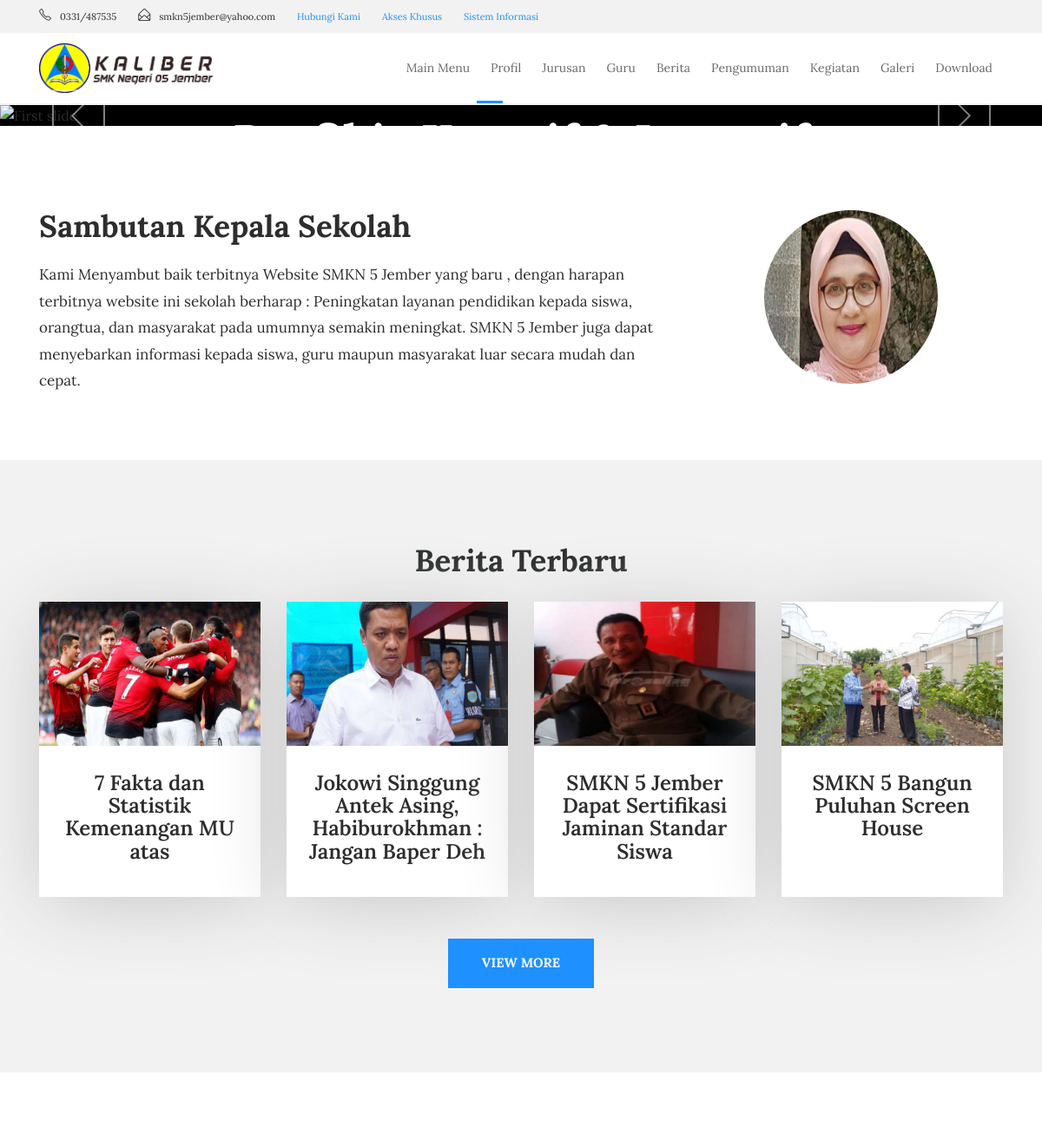
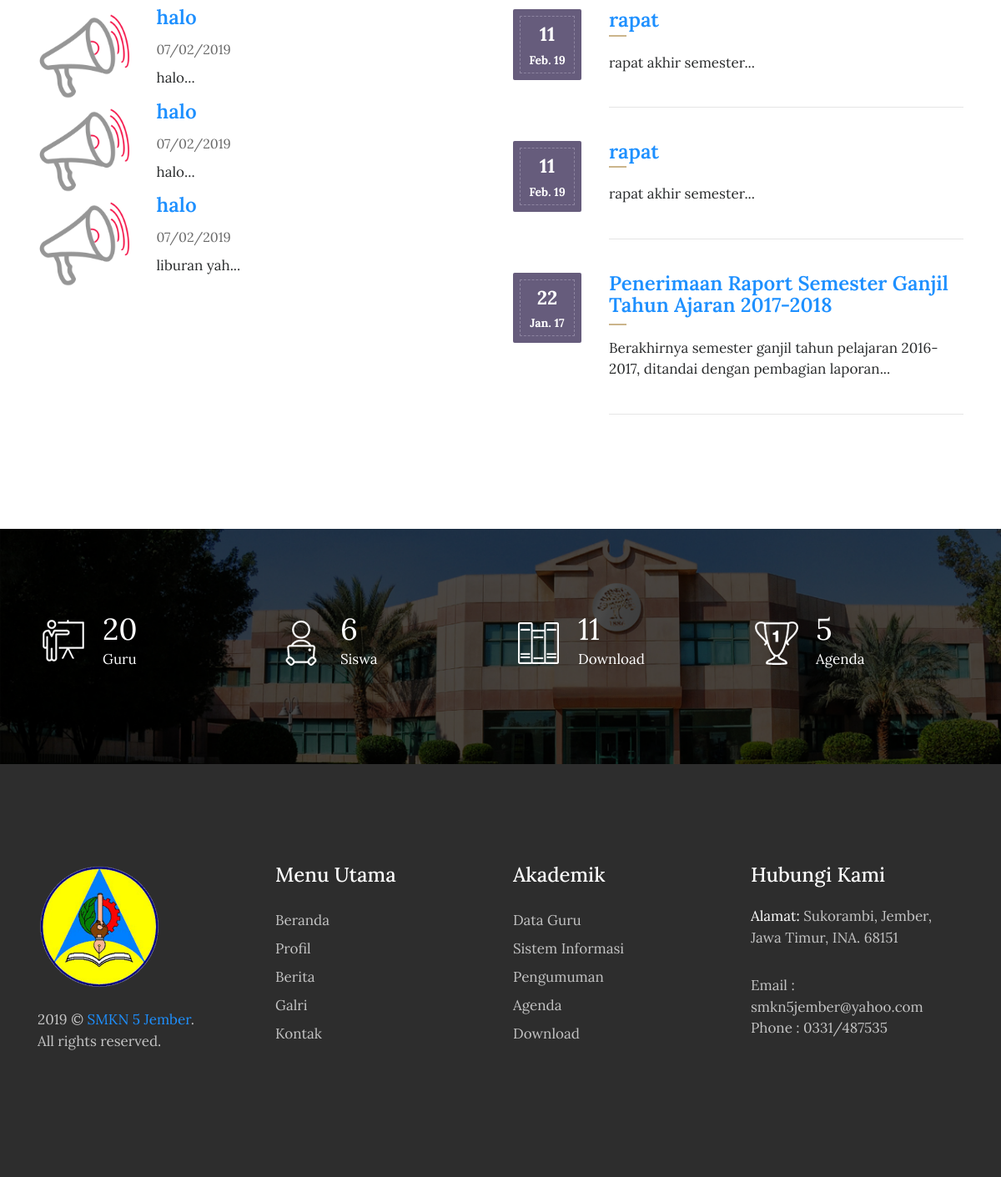
The page / on the database its author committed (2 pictures, top to bottom).
### tables this page shows
CREATE TABLE `tbl_tulisan` (
  `tulisan_id` int(11) NOT NULL,
  `tulisan_judul` varchar(100) DEFAULT NULL,
  `tulisan_isi` text,
  `tulisan_tanggal` timestamp NULL DEFAULT CURRENT_TIMESTAMP,
  `tulisan_kategori_id` int(11) DEFAULT NULL,
  `tulisan_kategori_nama` varchar(30) DEFAULT NULL,
  `tulisan_views` int(11) DEFAULT '0',
  `tulisan_gambar` varchar(40) DEFAULT NULL,
  `tulisan_pengguna_id` int(11) DEFAULT NULL,
  `tulisan_author` varchar(40) DEFAULT NULL,
  `tulisan_img_slider` int(2) NOT NULL DEFAULT '0',
  `tulisan_slug` varchar(200) DEFAULT NULL
);

CREATE TABLE `tbl_pengumuman` (
  `pengumuman_id` int(11) NOT NULL,
  `pengumuman_judul` varchar(150) DEFAULT NULL,
  `pengumuman_deskripsi` text,
  `pengumuman_tanggal` timestamp NULL DEFAULT CURRENT_TIMESTAMP,
  `pengumuman_author` varchar(60) DEFAULT NULL
);

CREATE TABLE `tbl_agenda` (
  `agenda_id` int(11) NOT NULL,
  `agenda_nama` varchar(200) DEFAULT NULL,
  `agenda_tanggal` timestamp NULL DEFAULT CURRENT_TIMESTAMP,
  `agenda_deskripsi` text,
  `agenda_mulai` date DEFAULT NULL,
  `agenda_selesai` date DEFAULT NULL,
  `agenda_tempat` varchar(90) DEFAULT NULL,
  `agenda_waktu` time(6) DEFAULT NULL,
  `agenda_keterangan` varchar(200) DEFAULT NULL,
  `agenda_author` varchar(60) DEFAULT NULL
);

### application/controllers/Home.php (called while the page is built, shortened)
<?php
class Home extends CI_Controller{
	function __construct(){
		$this->load->model('m_tulisan');
		$this->load->model('m_galeri');
		$this->load->model('m_pengumuman');
		$this->load->model('m_agenda');
		$this->load->model('m_files');
		$this->load->model('m_pengunjung');
	}
	function index(){
			$x['berita']=$this->m_tulisan->get_berita_home();
			$x['pengumuman']=$this->m_pengumuman->get_pengumuman_home();
			$x['agenda']=$this->m_agenda->get_agenda_home();
			$x['tot_guru']=$this->db->get('tbl_guru')->num_rows();
			$x['tot_siswa']=$this->db->get('tbl_siswa')->num_rows();
			$x['tot_files']=$this->db->get('tbl_files')->num_rows();
			$x['tot_agenda']=$this->db->get('tbl_agenda')->num_rows();
			$this->load->view('beranda/header',$x);
			$this->load->view('beranda/slider',$x);
			$this->load->view('depan/v_home',$x);
			$this->load->view('beranda/footer',$x);
	}
}

### index.php (called while the page is built, shortened)
<?php
require_once BASEPATH.'core/CodeIgniter.php';

### application/models/M_tulisan.php (called while the page is built, shortened)
<?php
class M_tulisan extends CI_Model{
	function get_berita_home(){
		$hsl=$this->db->query("SELECT tbl_tulisan.*,DATE_FORMAT(tulisan_tanggal,'%d/%m/%Y') AS tanggal FROM tbl_tulisan ORDER BY tulisan_id DESC limit 4");
		return $hsl;
	}
}

### application/models/M_pengumuman.php (called while the page is built, shortened)
<?php
class M_pengumuman extends CI_Model{
	function get_pengumuman_home(){
		$hsl=$this->db->query("SELECT pengumuman_id,pengumuman_judul,pengumuman_deskripsi,DATE_FORMAT(pengumuman_tanggal,'%d/%m/%Y') AS tanggal,pengumuman_author FROM tbl_pengumuman ORDER BY pengumuman_id DESC limit 3");
		return $hsl;
	}
}

### application/models/M_agenda.php (called while the page is built, shortened)
<?php
class M_agenda extends CI_Model{
	function get_agenda_home(){
		$hsl=$this->db->query("SELECT tbl_agenda.*,DATE_FORMAT(agenda_tanggal,'%d/%m/%Y') AS tanggal FROM tbl_agenda ORDER BY agenda_id DESC limit 3");
		return $hsl;
	}
}

### application/views/depan/v_home.php (the view, shortened to what this page needs)
<!DOCTYPE html>
<html lang="en">
<head>
    <link rel="stylesheet" href="<?php echo base_url().'theme/css/bootstrap.min.css'?>">
    <link rel="stylesheet" href="<?php echo base_url().'theme/css/font-awesome.min.css'?>">
    <link rel="stylesheet" href="<?php echo base_url().'theme/css/simple-line-icons.css'?>">
    <link rel="stylesheet" href="<?php echo base_url().'theme/css/slick.css'?>">
    <link rel="stylesheet" href="<?php echo base_url().'theme/css/slick-theme.css'?>">
    <link rel="stylesheet" href="<?php echo base_url().'theme/css/owl.carousel.min.css'?>">
    <link href="<?php echo base_url().'theme/css/style.css'?>" rel="stylesheet">
    <?php
        function limit_words($string, $word_limit){
            $words = explode(" ",$string);
            return implode(" ",array_splice($words,0,$word_limit));
        }
    ?>
</head>
<section class="clearfix about about-style2">
    <div class="container">
        <div class="row">
            <div class="col-md-8">
               <h2>Sambutan Kepala Sekolah</h2>
               <p>Kami Menyambut baik terbitnya Website SMKN 5 Jember yang baru , dengan harapan terbitnya website ini sekolah berharap : Peningkatan layanan pendidikan kepada siswa, orangtua, dan masyarakat pada umumnya semakin meningkat. SMKN 5 Jember juga dapat menyebarkan informasi kepada siswa, guru maupun masyarakat luar secara mudah dan cepat. </p>
            </div>
            <div class="col-md-4">
                <img src="<?php echo base_url().'theme/images/welcome.png'?>" class="img-fluid about-img" alt="#">
            </div>
        </div>
    </div>
</section>
<section class="our_courses">
    <div class="container">
        <div class="row">
            <div class="col-md-12">
                <h2 style="text-align: center;">Berita Terbaru</h2>
            </div>
        </div>
        <div class="row">
          <?php foreach ($berita->result() as $row) :?>
            <div class="col-xs-12 col-sm-6 col-md-6 col-lg-3">
                <div class="courses_box mb-4">
                    <div class="course-img-wrap">
                        <img src="<?php echo base_url().'assets/images/'.$row->tulisan_gambar;?>" class="img-fluid" alt="courses-img">
                    </div>
                    <a href="<?php echo site_url('artikel/'.$row->tulisan_slug);?>" class="course-box-content">
                        <h3 style="text-align:center;"><?php echo $row->tulisan_judul;?></h3>
                    </a>
                </div>
            </div>
          <?php endforeach;?>
        </div> <br>
        <div class="row">
            <div class="col-md-12 text-center">
                <a href="<?php echo site_url('artikel');?>" class="btn btn-default btn-courses">View More</a>
            </div>
        </div>
    </div>
</section>
<section class="event">
    <div class="container">
        <div class="row">
            <div class="col-lg-6">
                <div class="event-img2">
                <?php foreach ($pengumuman->result() as $row) :?>
                <div class="row">
                    <div class="col-sm-3"> <img src="<?php echo base_url().'theme/images/announcement-icon.png'?>" class="img-fluid" alt="event-img"></div>
                    <div class="col-sm-9"> <h3><a href="<?php echo site_url('pengumuman');?>"><?php echo $row->pengumuman_judul;?></a></h3>
                      <span><?php echo $row->tanggal;?></span>
                      <p><?php echo limit_words($row->pengumuman_deskripsi,10).'...';?></p>
                    </div>
                </div>
                <?php endforeach;?>
                </div>
            </div>
            <div class="col-lg-6">
                <div class="row">
                    <div class="col-md-12">
                      <?php foreach ($agenda->result() as $row):?>
                        <div class="event_date">
                            <div class="event-date-wrap">
                                <p><?php echo date("d", strtotime($row->agenda_tanggal));?></p>
                                <span><?php echo date("M. y", strtotime($row->agenda_tanggal));?></span>
                            </div>
                        </div>
                        <div class="date-description">
                            <h3><a href="<?php echo site_url('agenda');?>"><?php echo $row->agenda_nama;?></a></h3>
                            <p><?php echo limit_words($row->agenda_deskripsi,10).'...';?></p>
                            <hr class="event_line">
                        </div>
                        <?php endforeach;?>
                    </div>
                </div>
            </div>
        </div>
    </div>
</section>
<div class="detailed_chart">
    <div class="container">
        <div class="row">
            <div class="col-xs-12 col-sm-6 col-md-3 chart_bottom">
                <div class="chart-img">
                    <img src="<?php echo base_url().'theme/images/chart-icon_1.png'?>" class="img-fluid" alt="chart_icon">
                </div>
                <div class="chart-text">
                    <p><span class="counter"><?php echo $tot_guru;?></span> Guru
                    </p>
                </div>
            </div>
            <div class="col-xs-12 col-sm-6 col-md-3 chart_bottom chart_top">
                <div class="chart-img">
                    <img src="<?php echo base_url().'theme/images/chart-icon_2.png'?>" class="img-fluid" alt="chart_icon">
                </div>
                <div class="chart-text">
                    <p><span class="counter"><?php echo $tot_siswa;?></span> Siswa
                    </p>
                </div>
            </div>
            <div class="col-xs-12 col-sm-6 col-md-3 chart_top">
                <div class="chart-img">
                    <img src="<?php echo base_url().'theme/images/chart-icon_3.png'?>" class="img-fluid" alt="chart_icon">
                </div>
                <div class="chart-text">
                    <p><span class="counter"><?php echo $tot_files;?></span> Download
                    </p>
                </div>
            </div>
            <div class="col-xs-12 col-sm-6 col-md-3">
                <div class="chart-img">
                    <img src="<?php echo base_url().'theme/images/chart-icon_4.png'?>" class="img-fluid" alt="chart_icon">
                </div>
                <div class="chart-text">
                    <p><span class="counter"><?php echo $tot_agenda;?></span> Agenda</p>
                </div>
            </div>
        </div>
    </div>
</div>

### application/views/beranda/header.php (style rules this page uses)
body { top:0 !important; }

### rows shown on the page
tbl_tulisan: tulisan_gambar (picture), tulisan_judul "7 Fakta dan Statistik Kemenangan MU atas"
tbl_tulisan: tulisan_gambar (picture), tulisan_judul "Jokowi Singgung Antek Asing, Habiburokhman : Jangan Baper Deh"
tbl_tulisan: tulisan_gambar (picture), tulisan_judul "SMKN 5 Jember Dapat Sertifikasi Jaminan Standar Siswa"
tbl_tulisan: tulisan_gambar (picture), tulisan_judul "SMKN 5 Bangun Puluhan Screen House"
tbl_pengumuman: pengumuman_judul "halo", tanggal "07/02/2019", pengumuman_deskripsi "halo"
tbl_pengumuman: pengumuman_judul "halo", tanggal "07/02/2019", pengumuman_deskripsi "halo"
tbl_pengumuman: pengumuman_judul "halo", tanggal "07/02/2019", pengumuman_deskripsi "liburan yah"
tbl_agenda: agenda_tanggal "11", agenda_tanggal "Feb. 19", agenda_nama "rapat", agenda_deskripsi "rapat akhir semester"
tbl_agenda: agenda_tanggal "11", agenda_tanggal "Feb. 19", agenda_nama "rapat", agenda_deskripsi "rapat akhir semester"
tbl_agenda: agenda_tanggal "22", agenda_tanggal "Jan. 17", agenda_nama "Penerimaan Raport Semester Ganjil Tahun Ajaran 2017-2018", agenda_deskripsi "Berakhirnya semester ganjil tahun pelajaran 2016-2017, ditandai dengan pembagian laporan"

### other values the page prints
$tot_guru "20"
$tot_siswa "6"
$tot_files "11"
$tot_agenda "5"
